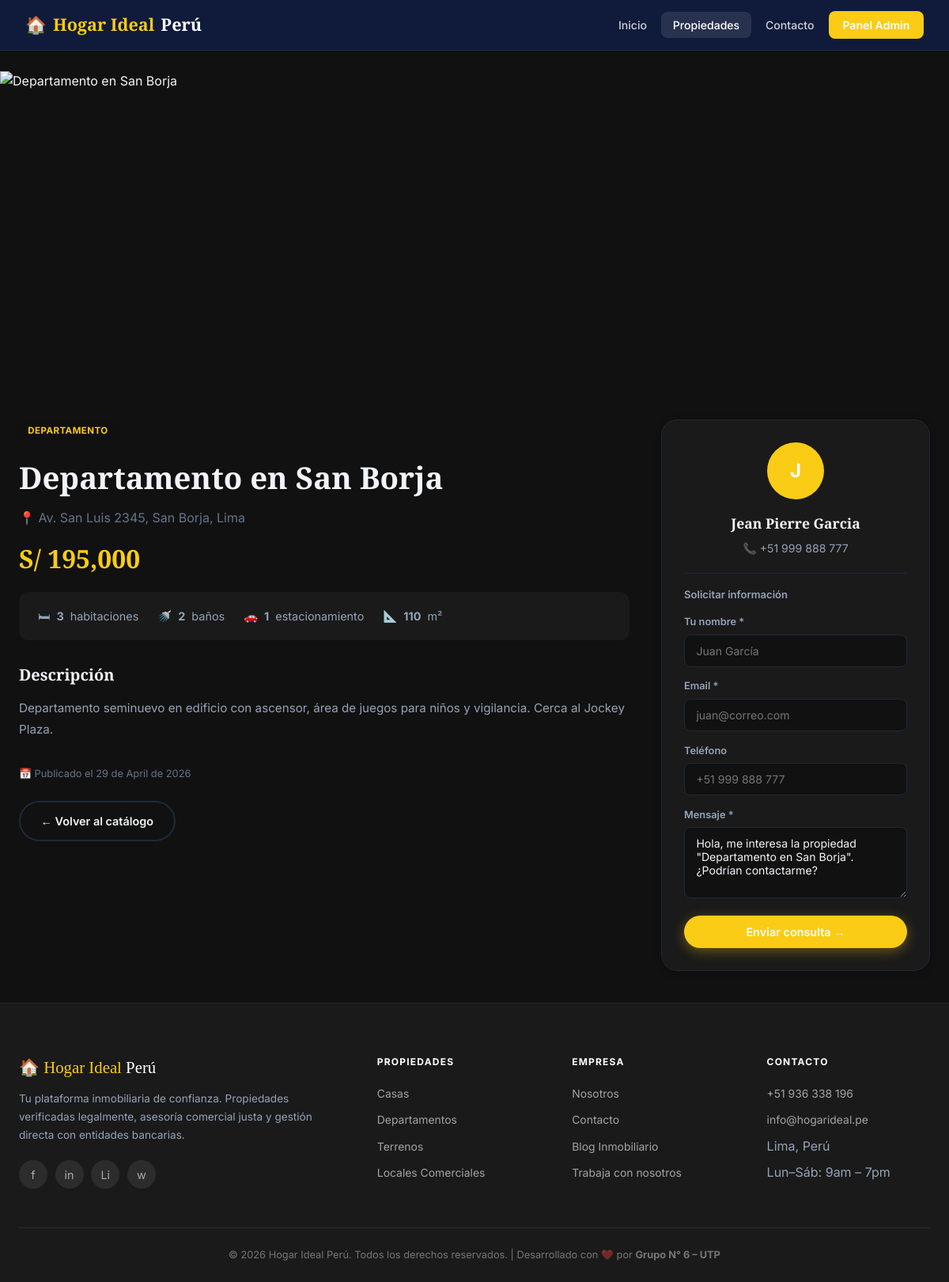
/public/propiedad/detalle/6, run on the app's committed database.
### tables this page shows
CREATE TABLE IF NOT EXISTS `propiedades` (
  `id`               INT UNSIGNED AUTO_INCREMENT PRIMARY KEY,
  `titulo`           VARCHAR(200)  NOT NULL,
  `descripcion`      TEXT,
  `precio`           DECIMAL(12,2) NOT NULL,
  `tipo`             ENUM('casa','departamento','terreno','local') NOT NULL DEFAULT 'casa',
  `habitaciones`     TINYINT UNSIGNED DEFAULT 0,
  `banos`            TINYINT UNSIGNED DEFAULT 0,
  `estacionamientos` TINYINT UNSIGNED DEFAULT 0,
  `metros2`          DECIMAL(8,2),
  `direccion`        VARCHAR(255),
  `imagen`           VARCHAR(255) DEFAULT 'no-imagen.jpg',
  `vendedor_id`      INT UNSIGNED,
  `activo`           TINYINT(1) DEFAULT 1,
  `created_at`       TIMESTAMP DEFAULT CURRENT_TIMESTAMP,
  FOREIGN KEY (`vendedor_id`) REFERENCES `vendedores`(`id`) ON DELETE SET NULL
);

CREATE TABLE IF NOT EXISTS `vendedores` (
  `id`         INT UNSIGNED AUTO_INCREMENT PRIMARY KEY,
  `nombre`     VARCHAR(100) NOT NULL,
  `apellido`   VARCHAR(100) NOT NULL,
  `email`      VARCHAR(150) NOT NULL UNIQUE,
  `telefono`   VARCHAR(20),
  `foto`       VARCHAR(255) DEFAULT 'default.jpg',
  `created_at` TIMESTAMP DEFAULT CURRENT_TIMESTAMP
);

### core/Controller.php (called while the page is built, shortened)
<?php
class Controller {
    protected function render(string $view, array $data = []): void {
        extract($data);
        $viewFile = APP_ROOT . '/app/views/' . $view . '.php';
        require_once $viewFile;
    }
}

### app/controllers/PropiedadController.php (called while the page is built, shortened)
<?php
require_once APP_ROOT . '/core/Controller.php';
require_once APP_ROOT . '/app/models/Propiedad.php';
class PropiedadController extends Controller {
    private Propiedad $propiedad;
    public function __construct() {
        $this->propiedad = new Propiedad();
    }
    public function detalle(string $id = '0'): void {
        $propiedad = $this->propiedad->detalleConVendedor((int)$id);
        $this->render('propiedades/detalle', [
            'titulo'    => $propiedad->titulo . ' – ' . APP_NAME,
            'propiedad' => $propiedad,
        ]);
    }
}

### core/App.php (called while the page is built, shortened)
<?php
class App {
    protected string $method     = 'index';
    public function __construct() {
        $url = $this->parseUrl();
        if (!empty($url[0])) {
            $controllerName = ucfirst(strtolower($url[0])) . 'Controller';
            $controllerFile = APP_ROOT . '/app/controllers/' . $controllerName . '.php';
            if (file_exists($controllerFile)) {
                unset($url[0]);
            } else {
                $this->notFound();
                return;
            }
        }
        $this->controller = new $this->controller();
        if (!empty($url[1])) {
            if (method_exists($this->controller, $url[1])) {
                $this->method = $url[1];
                unset($url[1]);
            } else {
                $this->notFound();
                return;
            }
        }
        $this->params = $url ? array_values($url) : [];
        call_user_func_array([$this->controller, $this->method], $this->params);
    }
    private function parseUrl(): array {
        if (isset($_GET['url'])) {
            $url = rtrim($_GET['url'], '/');
            $url = filter_var($url, FILTER_SANITIZE_URL);
            return explode('/', $url);
        }
        return [];
    }
}

### public/index.php (called while the page is built, shortened)
<?php
require_once APP_ROOT . '/core/Database.php';
require_once APP_ROOT . '/core/Model.php';
require_once APP_ROOT . '/core/Controller.php';
require_once APP_ROOT . '/core/App.php';
$app = new App();

### core/Database.php (called while the page is built, shortened)
<?php
class Database {
    private static ?Database $instance = null;
    private PDO $pdo;
    private function __construct() {
        $dsn = 'mysql:host=' . DB_HOST . ';dbname=' . DB_NAME . ';charset=' . DB_CHARSET;
        $options = [
            PDO::ATTR_ERRMODE            => PDO::ERRMODE_EXCEPTION,
            PDO::ATTR_DEFAULT_FETCH_MODE => PDO::FETCH_OBJ,
            PDO::ATTR_EMULATE_PREPARES   => false,
        ];
        try {
            $this->pdo = new PDO($dsn, DB_USER, DB_PASS, $options);
        } catch (PDOException $e) {
            die('<div style="font-family:sans-serif;padding:2rem;background:#fee;color:#c00;border-radius:8px">
                <h3>⚠️ Error de conexión a la base de datos</h3>
                <p>' . $e->getMessage() . '</p>
                <p>Verifica que MySQL esté corriendo en XAMPP y que la base <strong>' . DB_NAME . '</strong> exista.</p>
                </div>');
        }
    }
    public static function getInstance(): Database {
        if (self::$instance === null) {
            self::$instance = new self();
        }
        return self::$instance;
    }
    public function query(string $sql, array $params = []): PDOStatement {
        $stmt = $this->pdo->prepare($sql);
        $stmt->execute($params);
        return $stmt;
    }
}

### app/models/Propiedad.php (called while the page is built, shortened)
<?php
require_once APP_ROOT . '/core/Model.php';
class Propiedad extends Model {
    public function detalleConVendedor(int $id): object|false {
        $sql = "SELECT p.*, v.nombre AS vendedor_nombre, v.apellido AS vendedor_apellido,
                       v.telefono AS vendedor_telefono, v.email AS vendedor_email, v.foto AS vendedor_foto
                FROM propiedades p
                LEFT JOIN vendedores v ON p.vendedor_id = v.id
                WHERE p.id = ? LIMIT 1";
        return $this->rawOne($sql, [$id]);
    }
    public static function formatearPrecio(float $precio): string {
        return 'S/ ' . number_format($precio, 0, '.', ',');
    }
}

### core/Model.php (called while the page is built, shortened)
<?php
abstract class Model {
    protected Database $db;
    public function __construct() {
        $this->db = Database::getInstance();
    }
    public function rawOne(string $sql, array $params = []): object|false {
        return $this->db->query($sql, $params)->fetch();
    }
}

### app/views/propiedades/detalle.php (the view, shortened to what this page needs)
<?php $activePage = 'propiedades'; require_once APP_ROOT . '/app/views/layouts/header.php'; ?>
<div class="detail-page">
  <img class="detail-hero"
       src="<?= $propiedad->imagen !== 'no-imagen.jpg' ? UPLOAD_URL . htmlspecialchars($propiedad->imagen) : '' ?>"
       alt="<?= htmlspecialchars($propiedad->titulo) ?>"
       onerror="this.src='https://images.unsplash.com/photo-1600596542815-ffad4c1539a9?w=1400&q=80'">
  <div class="detail-body">
    <div class="detail-grid">
      <div>
        <span class="badge badge-blue" style="margin-bottom:1rem;display:inline-block">
          <?= ucfirst($propiedad->tipo) ?>
        </span>
        <h1 class="detail-title"><?= htmlspecialchars($propiedad->titulo) ?></h1>
        <p style="color:var(--text-3);margin-bottom:.8rem;display:flex;align-items:center;gap:.4rem">
          📍 <?= htmlspecialchars($propiedad->direccion ?: 'Lima, Perú') ?>
        </p>
        <p class="detail-price"><?= Propiedad::formatearPrecio((float)$propiedad->precio) ?></p>
        <div class="detail-features">
          <?php if ($propiedad->habitaciones): ?>
            <div class="detail-feat">🛏 <strong><?= $propiedad->habitaciones ?></strong> habitacione<?= $propiedad->habitaciones > 1 ? 's' : '' ?></div>
          <?php endif; ?>
          <?php if ($propiedad->banos): ?>
            <div class="detail-feat">🚿 <strong><?= $propiedad->banos ?></strong> baño<?= $propiedad->banos > 1 ? 's' : '' ?></div>
          <?php endif; ?>
          <?php if ($propiedad->estacionamientos): ?>
            <div class="detail-feat">🚗 <strong><?= $propiedad->estacionamientos ?></strong> estacionamiento<?= $propiedad->estacionamientos > 1 ? 's' : '' ?></div>
          <?php endif; ?>
          <?php if ($propiedad->metros2): ?>
            <div class="detail-feat">📐 <strong><?= (int)$propiedad->metros2 ?></strong> m²</div>
          <?php endif; ?>
        </div>
        <?php if ($propiedad->descripcion): ?>
        <div style="margin-bottom:2rem">
          <h2 style="font-family:'Playfair Display',serif;font-size:1.25rem;margin-bottom:.75rem">Descripción</h2>
          <p class="detail-desc"><?= nl2br(htmlspecialchars($propiedad->descripcion)) ?></p>
        </div>
        <?php endif; ?>
        <p style="font-size:.8rem;color:var(--text-3);margin-top:1.5rem">
          📅 Publicado el <?= date('d \d\e F \d\e Y', strtotime($propiedad->created_at)) ?>
        </p>
        <div style="margin-top:1.5rem">
          <a href="<?= BASE_URL ?>/propiedad" class="btn btn-outline" style="border-color:var(--border);color:var(--text)">
            ← Volver al catálogo
          </a>
        </div>
      </div>
      <div>
        <div class="agent-card">
          <?php if (!empty($propiedad->vendedor_nombre)): ?>
            <div class="agent-card__avatar">
              <?= strtoupper(substr($propiedad->vendedor_nombre, 0, 1)) ?>
            </div>
            <p class="agent-card__name">
              <?= htmlspecialchars($propiedad->vendedor_nombre . ' ' . $propiedad->vendedor_apellido) ?>
            </p>
            <p class="agent-card__tel">📞 <?= htmlspecialchars($propiedad->vendedor_telefono ?: 'Consultar') ?></p>
          <?php else: ?>
            <div class="agent-card__avatar">H</div>
            <p class="agent-card__name">Hogar Ideal Perú</p>
            <p class="agent-card__tel">📞 +51 936 338 196</p>
          <?php endif; ?>
          <hr style="border:none;border-top:1px solid var(--border);margin:1rem 0">
          <p style="font-size:.82rem;font-weight:600;color:var(--text-2);margin-bottom:.75rem">Solicitar información</p>
          <form class="contact-form" action="<?= BASE_URL ?>/contacto" method="POST" data-validate>
            <label>Tu nombre *</label>
            <input type="text" name="nombre" placeholder="Juan García" required>
            <label>Email *</label>
            <input type="email" name="email" placeholder="juan@correo.com" required>
            <label>Teléfono</label>
            <input type="tel" name="telefono" placeholder="+51 999 888 777">
            <label>Mensaje *</label>
            <textarea name="mensaje" required>Hola, me interesa la propiedad "<?= htmlspecialchars($propiedad->titulo) ?>". ¿Podrían contactarme?</textarea>
            <button type="submit" class="btn btn-primary" style="width:100%;margin-top:.9rem;justify-content:center">
              Enviar consulta →
            </button>
          </form>
        </div>
      </div>
    </div>
  </div>
</div>
<?php require_once APP_ROOT . '/app/views/layouts/footer.php'; ?>

### public/css/app.css (style rules this page uses)
:root { --primary: #FACC15; --primary-dark: #ca8a04; --primary-light: #fef08a; --accent: #FACC15; --accent-light: #FDE047; --accent-dark: #a16207; --bg: #111111; --bg-alt: #1a1a1a; --card: #1a1a1a; --text: #f1f5f9; --text-2: #94a3b8; --text-3: #64748b; --border: #1e293b; --shadow-sm: 0 2px 10px rgba(0,0,0,.3); --shadow: 0 6px 20px rgba(0,0,0,.45); --shadow-lg: 0 16px 48px rgba(0,0,0,.6); --radius: 12px; --radius-lg: 20px; --transition: .3s cubic-bezier(.4,0,.2,1); --sidebar-bg: #111111; --sidebar-width: 260px; }
*, *::before, *::after { box-sizing: border-box; margin: 0; padding: 0; }
html { scroll-behavior: smooth; }
body { font-family: 'Inter', sans-serif; background: var(--bg); color: var(--text); line-height: 1.6; transition: background var(--transition), color var(--transition); }
img { max-width: 100%; display: block; }
a { text-decoration: none; color: inherit; }
.btn { display: inline-flex; align-items: center; gap: .45rem; padding: .75rem 1.6rem; border-radius: 50px; font-family: 'Inter', sans-serif; font-size: .9rem; font-weight: 600; border: none; cursor: pointer; transition: all var(--transition); text-decoration: none; }
.btn-primary { background: var(--accent); color: #fff; box-shadow: 0 4px 16px rgba(250,204,21,.35); }
.btn-outline { background: transparent; color: #fff; border: 2px solid rgba(255,255,255,.5); }
.detail-page { padding-top: 90px; }
.detail-hero { width: 100%; height: clamp(300px, 50vh, 520px); object-fit: cover; border-radius: 0 0 var(--radius-lg) var(--radius-lg); display: block; }
.detail-body { max-width: 1200px; margin: 0 auto; padding: 2.5rem 1.5rem; }
.detail-grid { display: grid; grid-template-columns: 1fr 340px; gap: 2.5rem; align-items: start; }
.detail-title { font-family: 'Playfair Display', serif; font-size: clamp(1.6rem, 4vw, 2.4rem); font-weight: 700; margin-bottom: .5rem; }
.detail-price { font-family: 'Playfair Display', serif; font-size: 2rem; color: var(--accent); font-weight: 700; margin-bottom: 1rem; }
.detail-features { display: flex; gap: 1.5rem; flex-wrap: wrap; background: var(--bg-alt); border-radius: var(--radius); padding: 1.2rem 1.5rem; margin-bottom: 1.75rem; }
.detail-feat { display: flex; align-items: center; gap: .5rem; font-size: .9rem; color: var(--text-2); }
.detail-desc { color: var(--text-2); line-height: 1.8; font-size: .95rem; }
.agent-card { background: var(--card); border-radius: var(--radius-lg); padding: 1.75rem; border: 1px solid var(--border); box-shadow: var(--shadow-sm); position: sticky; top: 90px; }
.agent-card__avatar { width: 72px; height: 72px; border-radius: 50%; background: linear-gradient(135deg, var(--accent), var(--primary)); display: flex; align-items: center; justify-content: center; color: #fff; font-weight: 700; font-size: 1.5rem; margin: 0 auto 1rem; }
.agent-card__name { font-family: 'Playfair Display', serif; font-size: 1.1rem; text-align: center; font-weight: 600; }
.agent-card__tel { text-align: center; color: var(--text-2); font-size: .88rem; margin: .4rem 0 1.25rem; }
.contact-form label { display: block; font-size: .8rem; font-weight: 600; color: var(--text-2); margin-bottom: .3rem; margin-top: .9rem; }
.contact-form input, .contact-form textarea { width: 100%; padding: .7rem .9rem; border: 1px solid var(--border); border-radius: 8px; background: var(--bg); color: var(--text); font-family: 'Inter', sans-serif; font-size: .88rem; transition: border var(--transition); }
.contact-form textarea { resize: vertical; height: 90px; }
.badge { display: inline-block; padding: .2rem .7rem; border-radius: 6px; font-size: .72rem; font-weight: 700; text-transform: uppercase; letter-spacing: .04em; }
.badge-blue { background: rgba(17,17,17,.1); color: var(--primary); }

### data on the page
propiedades: tipo "DEPARTAMENTO", titulo "Departamento en San Borja", direccion "Av. San Luis 2345, San Borja, Lima", precio "S/ 195,000", habitaciones "3", banos "2", estacionamientos "1", metros2 "110", descripcion "Departamento seminuevo en edificio con ascensor, área de juegos para niños y vigilancia. Cerca al Jockey Plaza.", created_at "29 de April de 2026", vendedor.nombre "J", vendedor.apellido "Jean Pierre Garcia", vendedor.telefono "+51 999 888 777", mensaje "Hola, me interesa la propiedad \"Departamento en San Borja\". ¿Podrían contactarme?"

### other printed values
APP_NAME "Hogar Ideal Perú"
